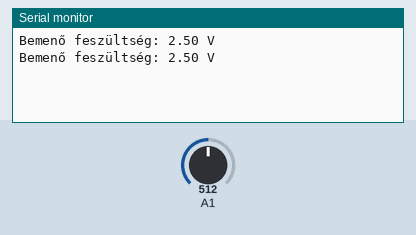
Recording of a sketch running on a simulated Arduino Uno, built with avr-gcc and run on an emulated ATmega328P. On the bench: the last lines printed to the serial monitor. Inputs (shaded band) come from the test bench; at power-on: A1 = 512.

Above: at 1.8 s.
1.9 s: A1 set to 716
At 2.8 s:
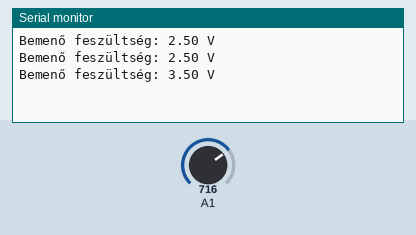
3.4 s: A1 set to 900
At 4.8 s:
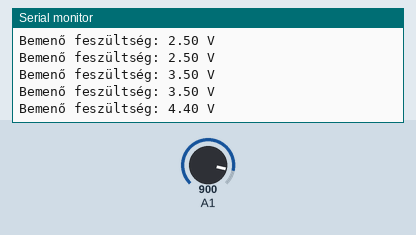
Timing chart, 0 to 6.4 s (numbered marks = the images above; inputs shaded):
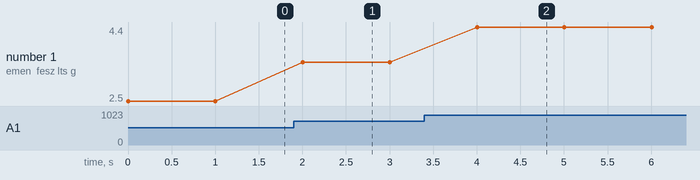

Measured:
- after the input at 1.9 s, the serial monitor: prints a new line after 0.10 s (image 1)
- after the input at 3.4 s, the serial monitor: prints a new line after 0.60 s (image 2)
- plotted number 1: 2.5 → 3.5 after the input at 1.9 s, 3.5 → 4.4 after the input at 3.4 s

The sketch:

Mozgaserzekelo.ino
```cpp
void setup() {
  // Soros kommunikáció bekapcsolása a számítógéppel
  Serial.begin(9600);
}

void loop() {
  // Olvassuk be az analóg 1-es tüskéről érkező feszültséget
  int sensorValue = analogRead(A1);

  // Átalakítjuk a feszültséget volt értékké
  float voltage = sensorValue * (5.0 / 1023.0);

  // Kiírjuk a feszültséget a soros monitorra
  Serial.print("Bemenő feszültség: ");
  Serial.print(voltage);
  Serial.println(" V");

  delay(1000);  // Kis késleltetés az olvasások között
}
```
